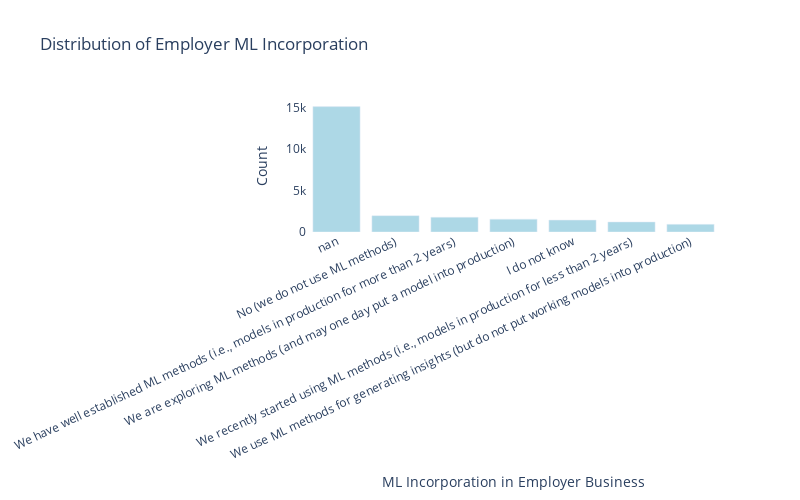

Notebook code for this chart:
### Code cell
import plotly.express as px

# Creating value counts for 'employer_ml_incorporation'
count_data = df_exp['employer_ml_incorporation'].value_counts().reset_index()
count_data.columns = ['ML Incorporation in Employer Business', 'Count']

# Plotting the count plot using Plotly Express bar chart
fig = px.bar(count_data, x='ML Incorporation in Employer Business', y='Count',
             title='Distribution of Employer ML Incorporation')
fig.update_traces(marker_color='lightblue')
fig.update_layout(xaxis=dict(tickangle=-25), yaxis=dict(title='Count'), 
                  plot_bgcolor='white', width=800, height=500)
fig.show()

### Figure 1 — Plotly figure (JSON) as saved in the notebook; plotly's stock layout.template omitted (floating-point values rounded to 4 significant figures)
{"data": [{"alignmentgroup": "True", "hovertemplate": "ML Incorporation in Employer Business=%{x}<br>Count=%{y}<extra></extra>", "legendgroup": "", "marker": {"color": "lightblue", "pattern": {"shape": ""}}, "name": "", "offsetgroup": "", "orientation": "v", "showlegend": false, "textposition": "auto", "type": "bar", "x": ["nan", "No (we do not use ML methods)", "We have well established ML methods (i.e., models in production for more than 2 years)", "We are exploring ML methods (and may one day put a model into production)", "I do not know", "We recently started using ML methods (i.e., models in production for less than 2 years)", "We use ML methods for generating insights (but do not put working models into production)"], "xaxis": "x", "y": [15125, 1970, 1778, 1552, 1438, 1209, 925], "yaxis": "y"}], "layout": {"barmode": "relative", "height": 500, "legend": {"tracegroupgap": 0}, "plot_bgcolor": "white", "title": {"text": "Distribution of Employer ML Incorporation"}, "width": 800, "xaxis": {"anchor": "y", "domain": [0, 1], "tickangle": -25, "title": {"text": "ML Incorporation in Employer Business"}}, "yaxis": {"anchor": "x", "domain": [0, 1], "title": {"text": "Count"}}}}
